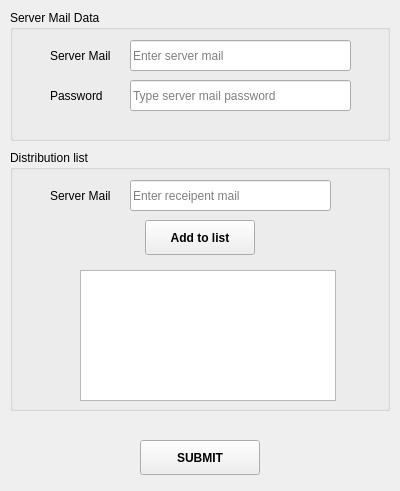
<?xml version="1.0" encoding="UTF-8"?>
<ui version="4.0">
 <class>Form</class>
 <widget class="QWidget" name="Form">
  <property name="geometry">
   <rect>
    <x>0</x>
    <y>0</y>
    <width>400</width>
    <height>491</height>
   </rect>
  </property>
  <property name="windowTitle">
   <string>Form</string>
  </property>
  <widget class="QGroupBox" name="groupBox">
   <property name="geometry">
    <rect>
     <x>10</x>
     <y>10</y>
     <width>380</width>
     <height>131</height>
    </rect>
   </property>
   <property name="title">
    <string>Server Mail Data</string>
   </property>
   <widget class="QLabel" name="label">
    <property name="geometry">
     <rect>
      <x>40</x>
      <y>30</y>
      <width>61</width>
      <height>31</height>
     </rect>
    </property>
    <property name="text">
     <string>Server Mail</string>
    </property>
   </widget>
   <widget class="QLabel" name="label_2">
    <property name="geometry">
     <rect>
      <x>40</x>
      <y>70</y>
      <width>61</width>
      <height>31</height>
     </rect>
    </property>
    <property name="text">
     <string>Password</string>
    </property>
   </widget>
   <widget class="QLineEdit" name="lineEdit">
    <property name="geometry">
     <rect>
      <x>120</x>
      <y>30</y>
      <width>221</width>
      <height>31</height>
     </rect>
    </property>
    <property name="placeholderText">
     <string>Enter server mail</string>
    </property>
   </widget>
   <widget class="QLineEdit" name="lineEdit_2">
    <property name="geometry">
     <rect>
      <x>120</x>
      <y>70</y>
      <width>221</width>
      <height>31</height>
     </rect>
    </property>
    <property name="echoMode">
     <enum>QLineEdit::Password</enum>
    </property>
    <property name="placeholderText">
     <string>Type server mail password</string>
    </property>
   </widget>
  </widget>
  <widget class="QGroupBox" name="groupBox_2">
   <property name="geometry">
    <rect>
     <x>10</x>
     <y>150</y>
     <width>380</width>
     <height>261</height>
    </rect>
   </property>
   <property name="title">
    <string>Distribution list</string>
   </property>
   <widget class="QLabel" name="label_7">
    <property name="geometry">
     <rect>
      <x>40</x>
      <y>30</y>
      <width>61</width>
      <height>31</height>
     </rect>
    </property>
    <property name="text">
     <string>Server Mail</string>
    </property>
   </widget>
   <widget class="QLineEdit" name="lineEdit_7">
    <property name="geometry">
     <rect>
      <x>120</x>
      <y>30</y>
      <width>201</width>
      <height>31</height>
     </rect>
    </property>
    <property name="placeholderText">
     <string>Enter receipent mail</string>
    </property>
   </widget>
   <widget class="QPushButton" name="pushButton_2">
    <property name="geometry">
     <rect>
      <x>135</x>
      <y>70</y>
      <width>110</width>
      <height>35</height>
     </rect>
    </property>
    <property name="font">
     <font>
      <weight>75</weight>
      <bold>true</bold>
     </font>
    </property>
    <property name="text">
     <string>Add to list</string>
    </property>
   </widget>
   <widget class="QListWidget" name="listWidget">
    <property name="geometry">
     <rect>
      <x>70</x>
      <y>120</y>
      <width>256</width>
      <height>131</height>
     </rect>
    </property>
   </widget>
  </widget>
  <widget class="QPushButton" name="pushButton">
   <property name="geometry">
    <rect>
     <x>140</x>
     <y>440</y>
     <width>120</width>
     <height>35</height>
    </rect>
   </property>
   <property name="font">
    <font>
     <weight>75</weight>
     <bold>true</bold>
    </font>
   </property>
   <property name="text">
    <string>SUBMIT</string>
   </property>
  </widget>
 </widget>
 <resources/>
 <connections/>
</ui>
